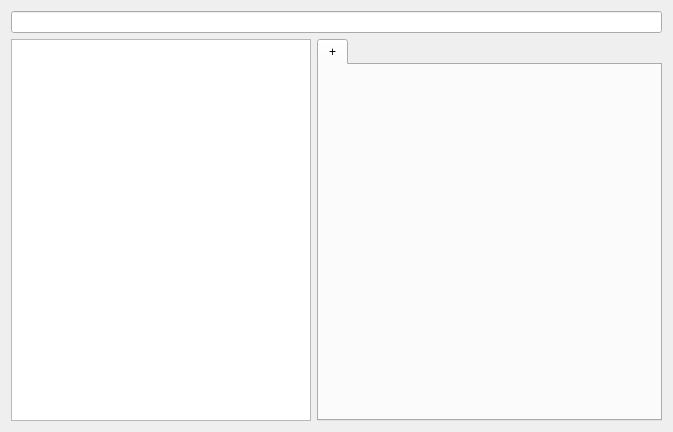
<?xml version="1.0" encoding="UTF-8"?>
<ui version="4.0">
 <class>MyBrowser</class>
 <widget class="QWidget" name="MyBrowser">
  <property name="geometry">
   <rect>
    <x>0</x>
    <y>0</y>
    <width>673</width>
    <height>432</height>
   </rect>
  </property>
  <property name="windowTitle">
   <string>Scholar Web Browser</string>
  </property>
  <layout class="QGridLayout" name="gridLayout">
   <item row="1" column="1">
    <widget class="QTabWidget" name="tabWidget">
     <property name="currentIndex">
      <number>0</number>
     </property>
     <widget class="QWidget" name="tab_2">
      <attribute name="title">
       <string>+</string>
      </attribute>
     </widget>
    </widget>
   </item>
   <item row="1" column="0">
    <widget class="QListWidget" name="listTabs">
     <property name="minimumSize">
      <size>
       <width>100</width>
       <height>0</height>
      </size>
     </property>
     <property name="maximumSize">
      <size>
       <width>300</width>
       <height>16777215</height>
      </size>
     </property>
    </widget>
   </item>
   <item row="0" column="0" colspan="2">
    <widget class="QLineEdit" name="lineAddressBar"/>
   </item>
  </layout>
 </widget>
 <resources/>
 <connections/>
</ui>
